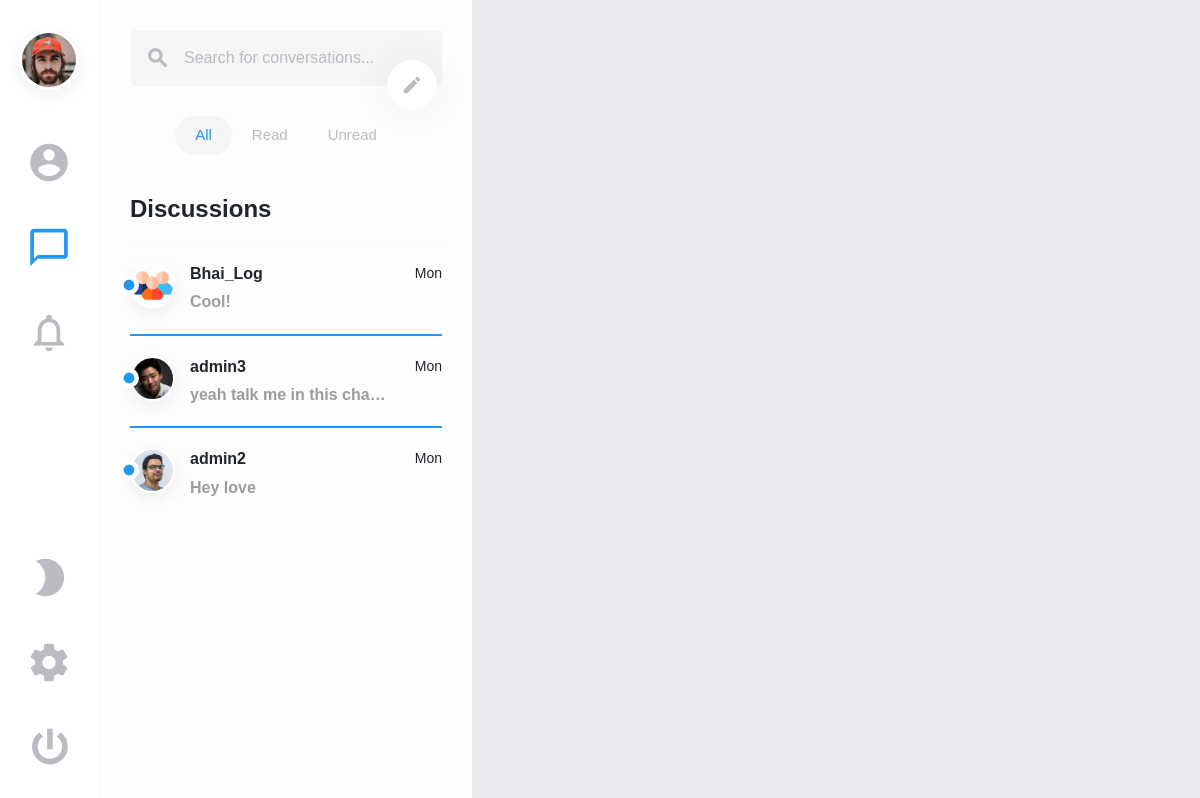
Before: /home/ (signed in) with the older database file.
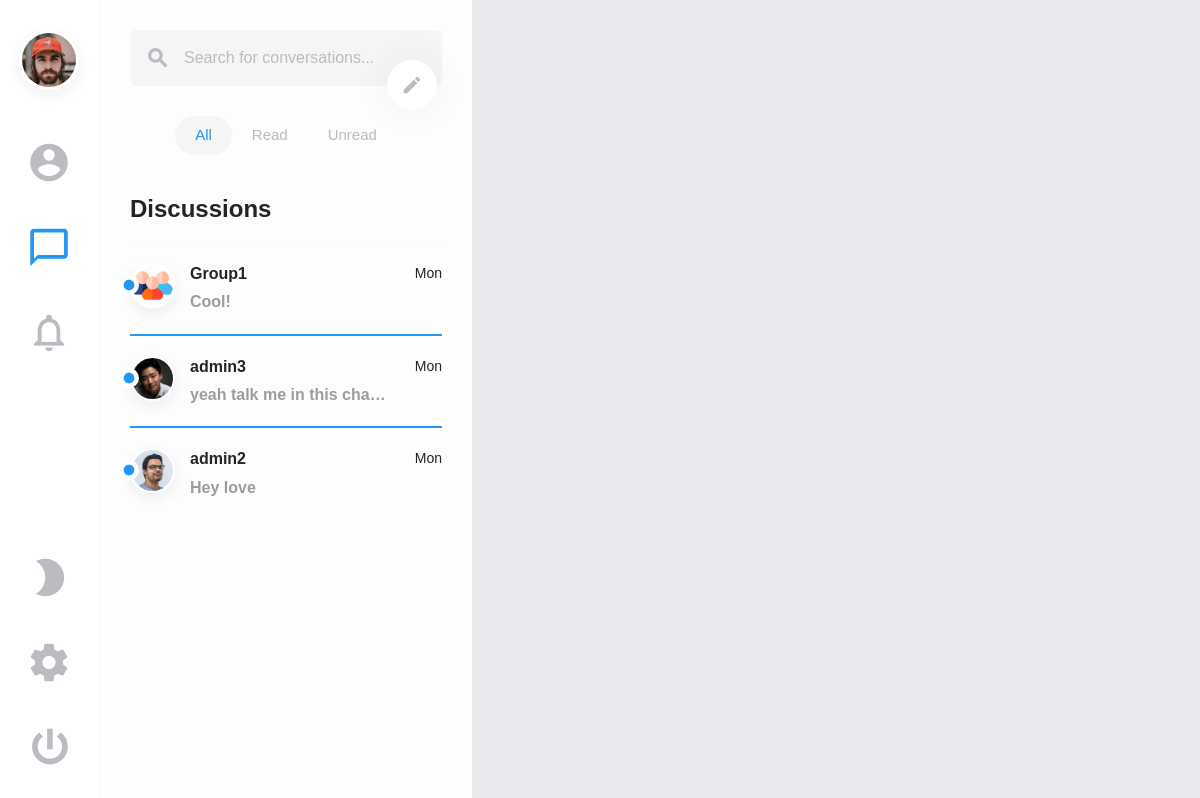
After: the same page with the newer database file.
### chat/models.py (models this page shows, shortened)
class MessageRoom(models.Model):
    group_name = models.CharField(max_length=150)
    first_user = models.ForeignKey(
        UserProfile, related_name=('first_user'),
        on_delete=models.CASCADE
    )
    second_user = models.ManyToManyField(
        UserProfile, related_name=('second_user'),
        null=True, blank=True
    )
    users_active = models.ManyToManyField(UserProfile, blank=True)
    one_to_one = models.BooleanField(default=True)
    group = models.ForeignKey(
        'MessageGroup', on_delete=models.CASCADE,
        related_name='message_groups', null=True, blank=True
    )
    @property
    def LatestMessage(self):
        latest_msg = Message.objects.filter(room_id=self.id).last()
        return latest_msg

class MessageGroup(models.Model):
    group_admin = models.ForeignKey(
        UserProfile, related_name='group_admins',
        on_delete=models.CASCADE, null=True
    )
    created = models.DateField(auto_now_add=True)
    group_image = models.FileField(upload_to='static')
    class Meta:
        verbose_name = ('MessageGroup')
        verbose_name_plural = ('MessageGroups')

class Message(models.Model):
    room = models.ForeignKey(
        'MessageRoom', related_name=('msg_room'),
        on_delete=models.CASCADE
    )
    sender = models.ForeignKey(
        UserProfile, related_name=('Message_sender'),
        on_delete=models.CASCADE
    )
    receiver = models.ManyToManyField(
        UserProfile, related_name=('Message_receiver')
    )
    seen_by_users = models.ManyToManyField(
        UserProfile, related_name=('Message_seen'),
        null=True
    )
    message = models.TextField()
    file = models.FileField(upload_to='static', null=True, blank=True)
    date = models.DateField(auto_now_add=True)

### chat/views.py (the view)
# urls.py: path('home/', views.HomePageView.as_view(), name="home"),
class HomePageView(View):
    Model = User
    template_name = "index.html"
    def get(self, request, *args, **kwargs):
        usr = User.objects.get(id=request.user.id)
        all_usr = User.objects.exclude(id=request.user.id)
        usr_p = UserProfile.objects.filter(user_id=request.user.id).first()
        all_room1 = MessageRoom.objects.filter(first_user=usr_p).all()
        all_room2 = MessageRoom.objects.filter(second_user__in=[usr_p]).all()
        all_rooms = list(chain(all_room1 , all_room2))
        context = {"usr":usr, "all_usr":all_usr, "user_profile":usr_p, "all_rooms":all_rooms}
        return render(request,"index.html", context)

### chat/templates/index.html (shortened to what this page needs)
{% load static %}
<!DOCTYPE html>
<html lang="en">
<head>
		<link href="{% static 'dist/css/lib/bootstrap.min.css' %}" type="text/css" rel="stylesheet">
		<link href="{% static 'dist/css/swipe.min.css' %}" type="text/css" rel="stylesheet">
	</head>
	<body>
		<main>
			<div class="layout">
				<div class="navigation">
					<div class="container">
						<div class="inside">
							<div class="nav nav-tab menu">
								<button class="btn"><img class="avatar-xl" src="/{{user_profile.prof_image}}" alt="avatar"></button>
								<a href="#members" data-toggle="tab"><i class="material-icons">account_circle</i></a>
								<a href="#discussions" data-toggle="tab" class="active"><i class="material-icons active">chat_bubble_outline</i></a>
								<a href="#notifications" data-toggle="tab" class="f-grow1"><i class="material-icons">notifications_none</i></a>
								<button class="btn mode"><i class="material-icons">brightness_2</i></button>
								<a href="#settings" data-toggle="tab"><i class="material-icons">settings</i></a>
								<a href="/login"><button class="btn power"><i class="material-icons">power_settings_new</i></button></a>
							</div>
						</div>
					</div>
				</div>
				<div class="sidebar" id="sidebar">
					<div class="container">
						<div class="col-md-12">
							<div class="tab-content">
								<div id="discussions" class="tab-pane fade active show">
									<div class="search">
										<form class="form-inline position-relative">
											<input type="search" class="form-control" id="conversations" placeholder="Search for conversations...">
											<button type="button" class="btn btn-link loop"><i class="material-icons">search</i></button>
										</form>
										<button class="btn create" data-toggle="modal" data-target="#startnewchat"><i class="material-icons">create</i></button>
									</div>
									<div class="list-group sort">
										<button class="btn filterDiscussionsBtn active show" data-toggle="list" data-filter="all">All</button>
										<button class="btn filterDiscussionsBtn" data-toggle="list" data-filter="read">Read</button>
										<button class="btn filterDiscussionsBtn" data-toggle="list" data-filter="unread">Unread</button>
									</div>
									<div class="discussions">
										<h1>Discussions</h1>
									<div class="list-group" id="chats" role="tablist">
										{% for u in all_rooms %}
											<a href="{% url 'chatroom' u.group_name %}" class="filterDiscussions all unread single active" id="msg__{{ u.group_name }}">
											{% if u.one_to_one == False %}
												<img class="avatar-md" src="/{{u.group.group_image}}" data-toggle="tooltip" data-placement="top" title="{{u.group_name}}" alt="avatar">
											{% elif u.first_user.user == request.user %}
												<img class="avatar-md" src="/{{ u.second_user.all.first.prof_image }}" data-toggle="tooltip" data-placement="top" title="{{u.second_user.all.first.user.username|capfirst}}" alt="avatar">
											{% elif u.second_user.all.first.user == request.user %}
												<img class="avatar-md" src="/{{ u.first_user.prof_image }}" data-toggle="tooltip" data-placement="top" title="{{u.first_user.user.username|capfirst}}" alt="avatar">
											{% endif %}
											<div class="status">
												<i class="material-icons online">fiber_manual_record</i>
											</div>
											<div class="data">
												{% if u.one_to_one == True and u.first_user.user == request.user %}
													<h5>{{ u.second_user.all.first.user.username|capfirst }}</h5>
												{% elif u.one_to_one == True and u.second_user.all.first.user == request.user %}
													<h5>{{ u.first_user.user.username }}</h5>
												{% else %}
													<h5>{{ u.group_name|capfirst }}</h5>
												{% endif %}
												<span>Mon</span>
												<p id="{{u.group_name}}_message" style="color:rgb(158, 157, 157);"><b>
													{{ u.LatestMessage.message|truncatechars:25 }}
												</b></p>
											</div>
										</a>
										{% endfor %}
										</div>
									</div>
								</div>
							</div>
						</div>
					</div>
				</div>
		</main>
	</body>
</html>

Changed rows visible on the page:
changed MessageRoom "Cool!": group_name "Bhai_Log" → "Group1"
